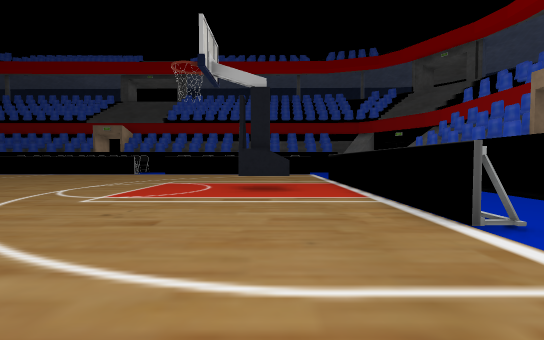
view 1 (above)

19 first-person views from a walk through a scene from a Unity 3-D project. The camera is 1.4 m above the floor, tilts 2° down and sees 90° across. The floor is counted in squares, 1.82 m on a side. Each view is taken from the middle of a square. On the plan, view 1 faces up. The plan holds only what a view shows up to about 10 squares ahead; the rest is blank. The place goes on beyond the plan. The player character is not drawn. Some surface patterns are stand-ins.

view 2
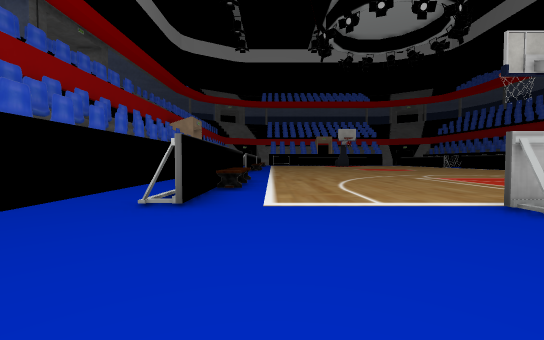

view 3
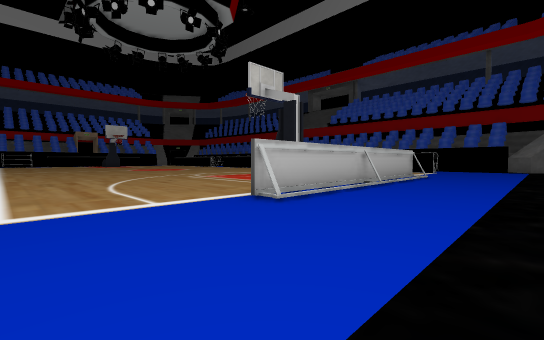

view 4
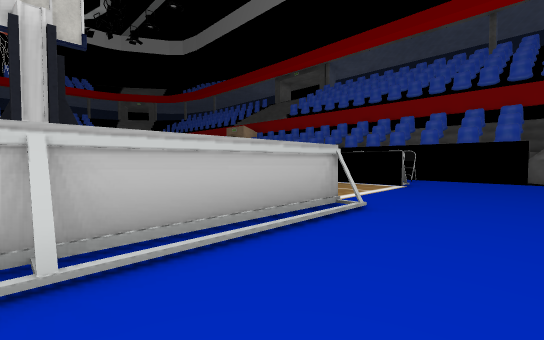

view 5
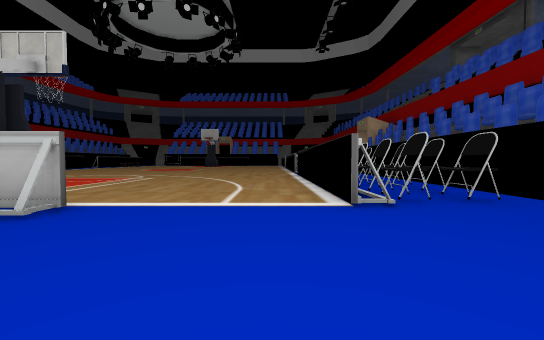

view 6
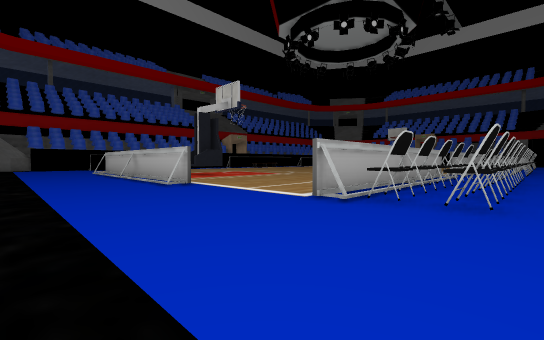

view 7
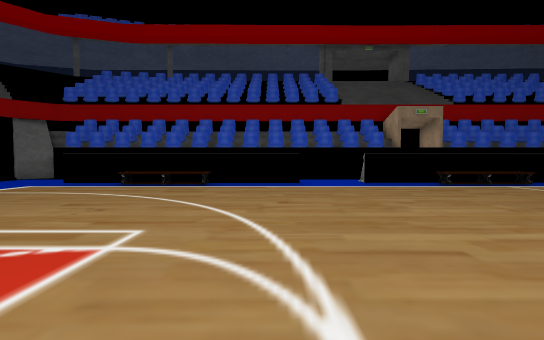

view 8
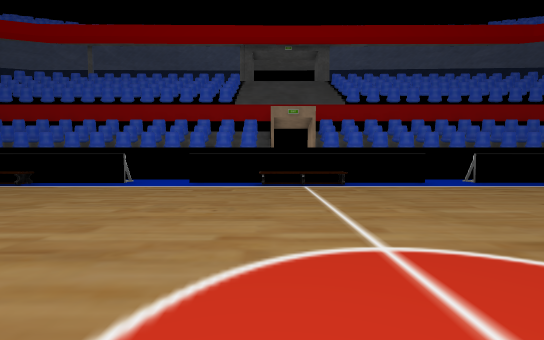

view 9
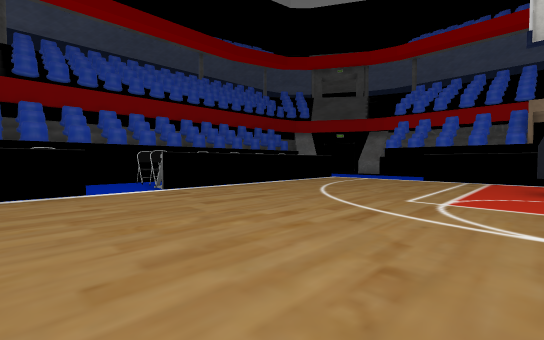

view 10
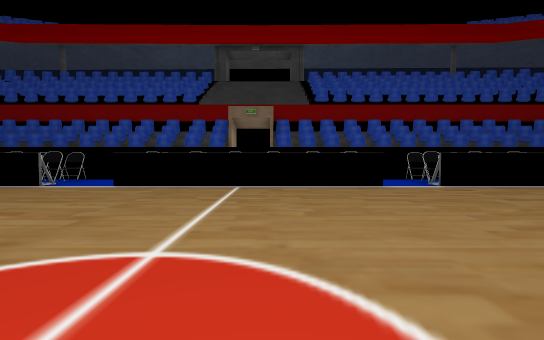

view 11
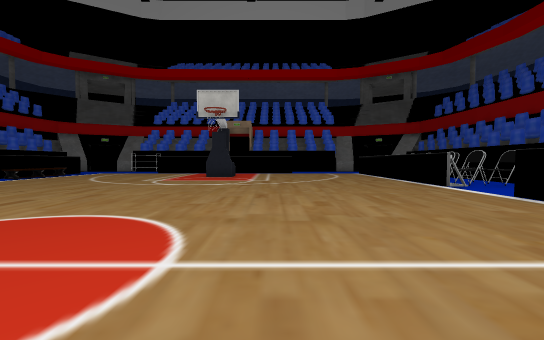

view 12
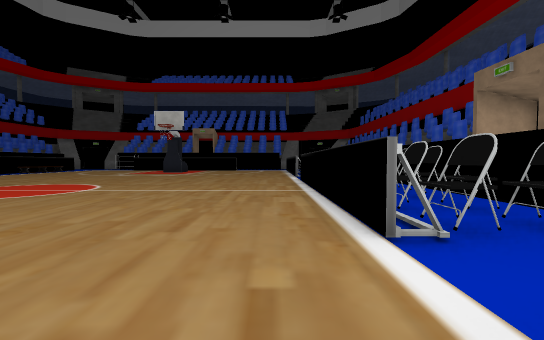

view 13
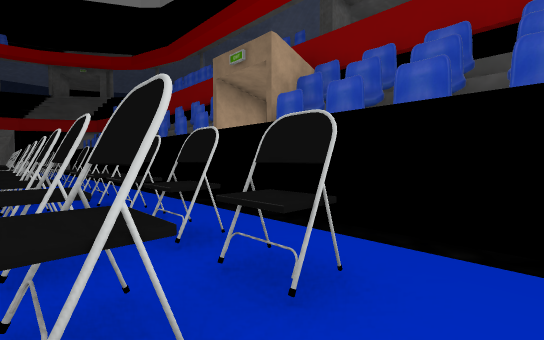

view 14
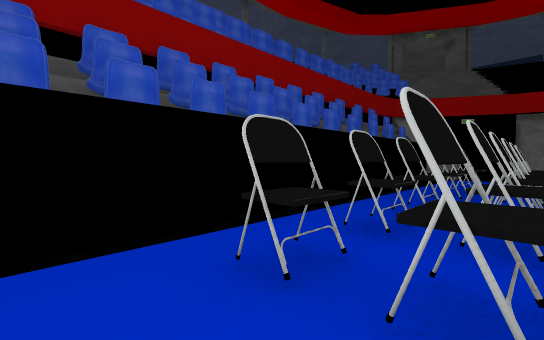

view 15
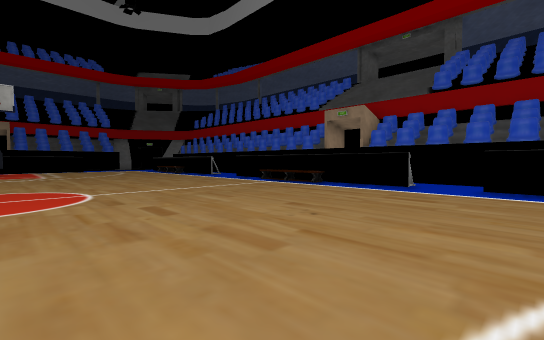

view 16
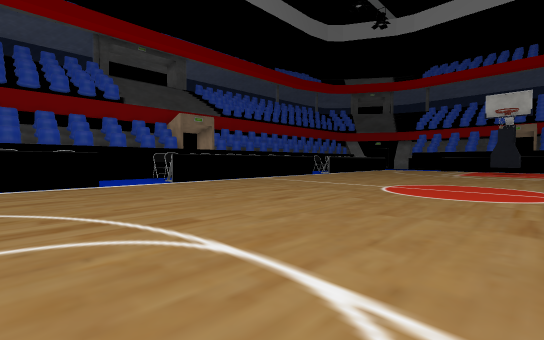

view 17
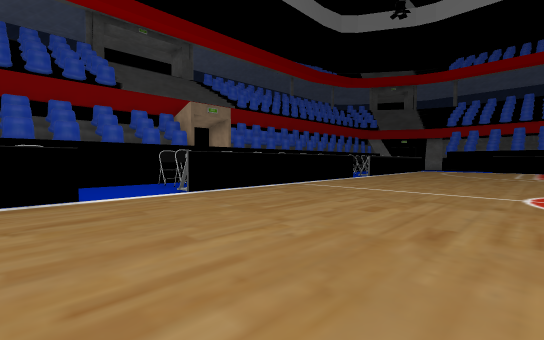

view 18
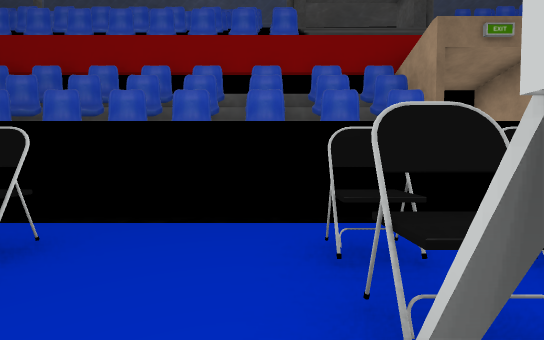

view 19
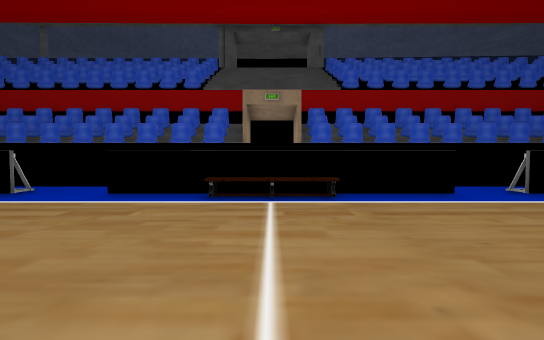

### Floor plan
Key: @ floor where view 1 was taken; # wall or solid block; . main floor; - floor 0.25 m lower than the main floor; / step, stairs or slope; O other object.
Columns run from 20 left of view 1 to 6 right of it. Each row starts with its distance up from view 1.
 19 #   ########    ######   #
 18 ..........................-
 17 OOO..OO.OOOOO.OOOOOOOOO...
 16 OOO..OO.OOOOO.OOOOOOOOO...
 15   #..#      #.#########...
 14 ..........................-
 13 ..........................
 12 ..........................
 11 ......................#/..
 10 ......................#/..
  9 ......................#/..
  8 ...................OO.#/..
  7 ...................OO.#/..
  6 ......................#/..
  5 ......................#/..
  4 ......................#/..
  3 ......................#/..
  2 ..........................
  1 ..........................
  0  ...................@.....-
 -1   #.#  OOO  #.#  OOOO #...
 -2  .../    ////.////  ///..
 -3  ....        ...........
 -4                 #

Where each view was taken, in squares from view 1:
view 1: 0 up, 0 right, facing up
view 2: 0 up, 6 right, facing left
view 3: 0 up, 6 right, facing up-left
view 4: 7 up, 5 right, facing up-left
view 5: 14 up, 6 right, facing left
view 6: 18 up, 6 right, facing down-left
view 7: 8 up, 5 left, facing down
view 8: 8 up, 11 left, facing down
view 9: 8 up, 9 left, facing up-right
view 10: 7 up, 11 left, facing up
view 11: 10 up, 10 left, facing left
view 12: 14 up, 5 left, facing left
view 13: 16 up, 7 left, facing up-left
view 14: 16 up, 7 left, facing up-right
view 15: 7 up, 19 left, facing down-right
view 16: 6 up, 20 left, facing up-right
view 17: 9 up, 19 left, facing up-right
view 18: 15 up, 16 left, facing up
view 19: 5 up, 12 left, facing down
